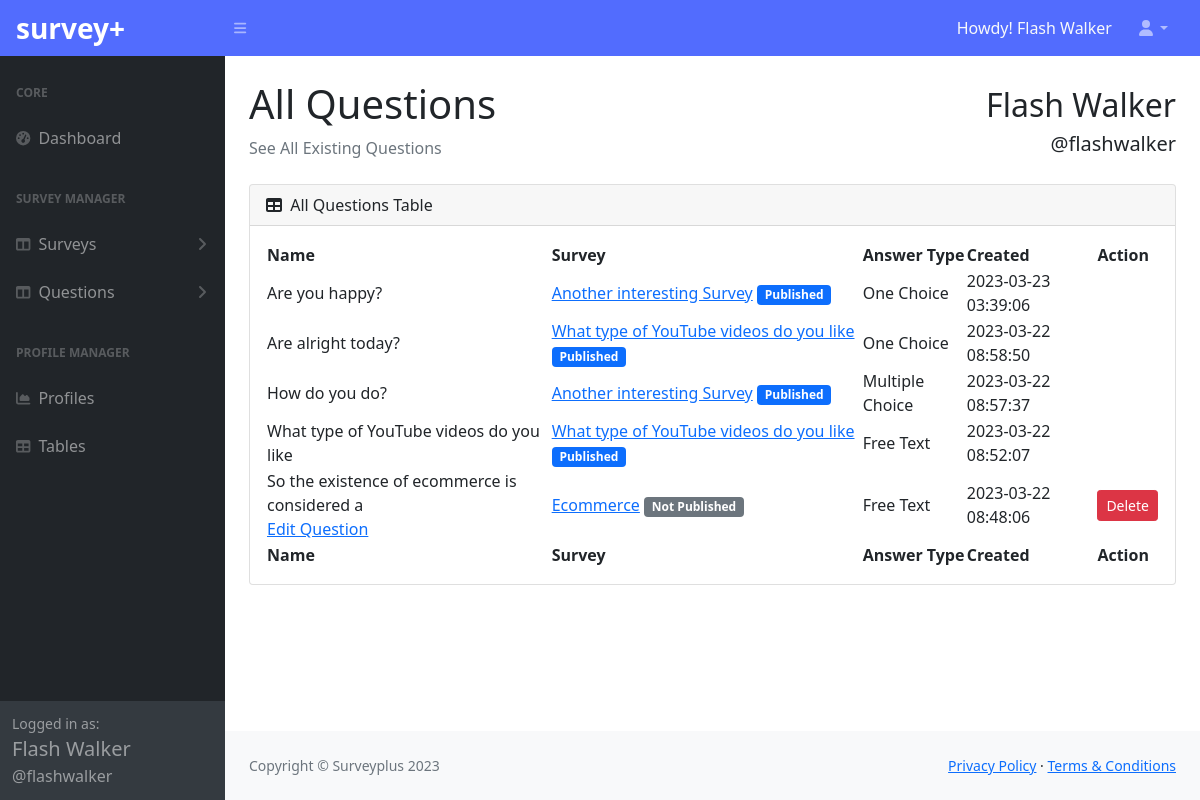
The page /dashboard/question/index.php (signed in) on the database its author committed.
### tables this page shows
CREATE TABLE `question` (
  `id` int(11) NOT NULL,
  `name` varchar(45) NOT NULL,
  `description` text DEFAULT NULL,
  `survey_id` int(11) NOT NULL,
  `createdOn` timestamp NOT NULL DEFAULT current_timestamp(),
  `answer_category_id` int(11) NOT NULL
);

CREATE TABLE `survey` (
  `id` int(11) NOT NULL,
  `updatedOn` datetime DEFAULT NULL,
  `name` varchar(45) NOT NULL,
  `description` varchar(45) NOT NULL,
  `published` tinyint(1) NOT NULL,
  `createdOn` timestamp NOT NULL DEFAULT current_timestamp(),
  `publishedOn` datetime DEFAULT NULL,
  `expiresOn` date DEFAULT NULL,
  `profile_id` int(11) NOT NULL
);

CREATE TABLE `answer_category` (
  `id` int(11) NOT NULL,
  `name` varchar(100) NOT NULL,
  `createdOn` timestamp NOT NULL DEFAULT current_timestamp()
);

### app/Models/BaseModel.php (called while the page is built, shortened)
<?php
class BaseModel
{
    protected $conn;
    protected $stmt;
    public function __construct()
    {
        $this->db = new Database();
        if($this->db instanceof Database){
            $this->conn = $this->db->connect();
        }
    }
    public function select(string $query)
    {
        $this->stmt =  $this->conn->prepare($query);
        $this->stmt->execute();
        $this->stmt->setFetchMode(PDO::FETCH_ASSOC);
        return $this;
    }
    public function findAll(){
        return $this->stmt->fetchAll();
    }
}

### app/Config/Database.php (called while the page is built, shortened)
<?php
class Database{
    private array $dsn = [];
    public function __construct(){
        $this->dsn = [
            "host" => "localhost",
            "database" => "surveyplus",
            "port" => 33012,
            "username" => "root",
            "password" => "",
            "driver" => "mysql"
        ];
    }
    public function connect()
    {
       try{
            $this->conn = new PDO($this->dsn['driver'].":host=".$this->dsn['host'].";port=".$this->dsn['port'].";dbname=".$this->dsn['database'], $this->dsn['username'], $this->dsn['password']);
            $this->conn->setAttribute(PDO::ATTR_ERRMODE, PDO::ERRMODE_EXCEPTION);
            return $this->conn;
       } catch(PDOException $e){
            echo "Connection Failed " . $e->getMessage();
       }
    }
}

### app/Controllers/ProfileController.php (called while the page is built, shortened)
<?php
class ProfileController
{
    public Profiles $profiles;
    public function __construct()
    {
        $this->profiles = new Profiles();
    }
    public function all_active_profiles(int $user_id) : array
    {
        $profiles = $this->profiles->find($user_id, 1);
        foreach($profiles as $profile){
            return $profile;
        }
      return false;
    }
}

### app/Models/Profiles.php (called while the page is built, shortened)
<?php
class Profiles extends BaseModel
{
    public string $table = "profile";
    public function find_all(int $userId)
    {
        $profiles = $this->select("SELECT * FROM $this->table WHERE user_id = $userId ORDER BY id DESC")->findAll();
        return $profiles;
    }
    public function find(int $userId, int $state)
    {
        $profiles = $this->select("SELECT * FROM $this->table WHERE user_id = $userId AND isActive = $state")->findAll();
        return $profiles;
    }
}

### app/Middleware/CheckLoggedInUser.php (called while the page is built, shortened)
<?php
final class CheckLoggedInUser
{
    private $profiles;
    public function __construct()
    {
        $this->profiles = new Profiles();
    }
    public function create_profile()
    {
        $numberOfProfiles = count($this->profiles->find_all($_SESSION['user_id']));
    }
}

### app/Controllers/QuestionController.php (called while the page is built, shortened)
<?php
class QuestionController
{
    public Questions $questions;
    public function __construct()
    {
        $this->questions = new Questions();
    }
    public function show_survey_question(int $profile_id) : array
    {
        return $this->questions->join($profile_id);
    }
}

### app/Models/Questions.php (called while the page is built, shortened)
<?php
final class Questions extends BaseModel
{
    public string $table = "question";
    public function join(int $profile_id)
    {
        $questions = $this->select("SELECT
                q.id as id,
                q.name as name,
                q.createdOn as createdOn,
                s.id as survey_id,
                s.name as survey_name,
                s.published as survey_published,
                ac.name as answer_type
            FROM $this->table q
            JOIN survey s
                ON q.survey_id = s.id
            JOIN answer_category ac
                ON q.answer_category_id = ac.id
            WHERE s.profile_id = $profile_id
                ORDER BY q.id DESC")->findAll();
        return $questions;
    }
}

### dashboard/question/index.php (the view, shortened to what this page needs)
<?php
$pageTitle = "All Questions"; ?>
<?php require DASHBOARD_PATH . "/partials/header.php" ?>
<?php
$questions = new QuestionController();
$profiles =  new ProfileController();
$profile = $profiles->all_active_profiles($_SESSION["user_id"]);
$all_questions = $questions->show_survey_question($profile["id"]);
?>
<body class="sb-nav-fixed">
    <?php require DASHBOARD_PATH . "/partials/navigation.php" ?>
    <div id="layoutSidenav">
        <?php require DASHBOARD_PATH . "/partials/sidebar.php" ?>
        <div id="layoutSidenav_content">
            <main>
                <div class="container-fluid px-4">
                    <div class="row align-items-center">
                        <div class="col-md-6">
                            <h1 class="mt-4"><?= $pageTitle ?></h1>
                            <ol class="breadcrumb mb-4">
                                <li class="breadcrumb-item active">See All Existing Questions</li>
                            </ol>
                        </div>
                        <div class="col-md-6 text-start text-md-end mb-5 mb-md-0">
                            <?php if (isset($_SESSION["handle"]) & !empty($_SESSION["handle"])) : ?>
                                <p class="mb-0 fs-2"><?= $_SESSION["full_name"] ?> </p>
                                <p class="mb-0 fs-5"><?= $_SESSION["handle"] ?> </p>
                            <?php endif ?>
                        </div>
                    </div>
                    <div class="card mb-4">
                        <div class="card-header">
                            <i class="fas fa-table me-1"></i>
                            <?= $pageTitle ?> Table
                        </div>
                        <div class="card-body">
                            <table id="datatablesSimple">
                                <thead>
                                    <tr>
                                        <th>Name</th>
                                        <th>Survey</th>
                                        <th>Answer Type</th>
                                        <th>Created</th>
                                        <th>Action</th>
                                    </tr>
                                </thead>
                                <tfoot>
                                    <tr>
                                        <th>Name</th>
                                        <th>Survey</th>
                                        <th>Answer Type</th>
                                        <th>Created</th>
                                        <th>Action</th>
                                    </tr>
                                </tfoot>
                                <tbody>
                                    <?php if (isset($all_questions) && !empty($all_questions)) : ?>
                                        <?php foreach ($all_questions as $questions) : ?>
                                            <tr>
                                                <td>
                                                    <?= $questions["name"] ?>
                                                    <?php if ($questions["survey_published"] != 1) : ?>
                                                        <div class="d-block p-0">
                                                            <a href="<?= DASHBOARD_URL . '/question/edit.php?question=' . $questions['id'] . '&action=edit' ?>">Edit Question</a>
                                                        </div>
                                                    <?php endif ?>
                                                </td>
                                                <td>
                                                    <a href="<?= DASHBOARD_URL . "/survey/" ?>"><?= $questions["survey_name"] ?></a>
                                                    <?php if($questions["survey_published"] == 1): ?>
                                                        <span class="badge bg-primary">Published</span>
                                                    <?php else: ?>
                                                        <span class="badge bg-secondary">Not Published</span>
                                                    <?php endif ?>
                                                </td>
                                                <td><?= ucwords($questions["answer_type"]) ?></td>
                                                <td><?= $questions["createdOn"] ?></td>
                                                <td>
                                                <?php if($questions["survey_published"] != 1): ?>
                                                    <a href="<?= DASHBOARD_URL . '/question/delete.php?question=' . $questions['id'] . '&action=delete' ?>" class="btn btn-danger btn-sm">Delete</a>
                                                <?php endif ?>
                                                </td>
                                            </tr>
                                        <?php endforeach ?>
                                    <?php endif ?>
                                </tbody>
                            </table>
                        </div>
                    </div>
                </div>
            </main>
            <?php require DASHBOARD_PATH . "/partials/content-footer.php" ?>
        </div>
    </div>
</body>
</html>

### rows shown on the page
question: name "Are you happy?", survey.name "Another interesting Survey", shows "Published", answer_category.name "One Choice", createdOn "2023-03-23 03:39:06"
question: name "Are alright today?", survey.name "What type of YouTube videos do you like", shows "Published", answer_category.name "One Choice", createdOn "2023-03-22 08:58:50"
question: name "How do you do?", survey.name "Another interesting Survey", shows "Published", answer_category.name "Multiple Choice", createdOn "2023-03-22 08:57:37"
question: name "What type of YouTube videos do you like", survey.name "What type of YouTube videos do you like", shows "Published", answer_category.name "Free Text", createdOn "2023-03-22 08:52:07"
question: name "So the existence of ecommerce is considered a", survey.name "Ecommerce", shows "Not Published", answer_category.name "Free Text", createdOn "2023-03-22 08:48:06"

### other values the page prints
$_SESSION["full_name"] "Flash Walker"
$_SESSION["handle"] "@flashwalker"
$pageTitle "All Questions"
